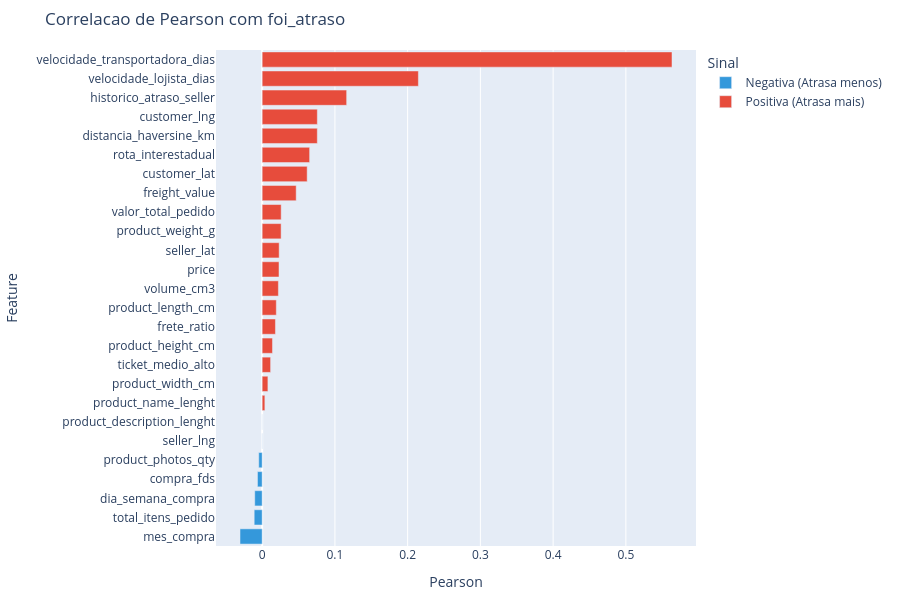

This figure's notebook cell:
### Code cell
df_pearson_plot = pd.DataFrame({'Feature': corr_target.index, 'Pearson': corr_target.values})
df_pearson_plot['Sinal'] = np.where(df_pearson_plot['Pearson'] > 0, 'Positiva (Atrasa mais)', 'Negativa (Atrasa menos)')

fig_corr = px.bar(
    df_pearson_plot,
    x='Pearson',
    y='Feature',
    orientation='h',
    title='Correlacao de Pearson com foi_atraso',
    color='Sinal',
    color_discrete_map={'Positiva (Atrasa mais)': '#e74c3c', 'Negativa (Atrasa menos)': '#3498db'}
)
fig_corr.update_layout(
    height=600, 
    yaxis={'categoryorder': 'total ascending'},
    margin=dict(l=200, r=20, t=50, b=50)
)
fig_corr.show()

### Figure 1 — Plotly figure (JSON) as saved in the notebook; plotly's stock layout.template omitted (floating-point values rounded to 4 significant figures)
{"data": [{"hovertemplate": "Sinal=Negativa (Atrasa menos)<br>Pearson=%{x}<br>Feature=%{y}<extra></extra>", "legendgroup": "Negativa (Atrasa menos)", "marker": {"color": "#3498db", "pattern": {"shape": ""}}, "name": "Negativa (Atrasa menos)", "orientation": "h", "showlegend": true, "textposition": "auto", "type": "bar", "x": [-0.03047, -0.01096, -0.01023, -0.006437, -0.00471, -0.0001244, -3.276e-05], "xaxis": "x", "y": ["mes_compra", "total_itens_pedido", "dia_semana_compra", "compra_fds", "product_photos_qty", "seller_lng", "product_description_lenght"], "yaxis": "y"}, {"hovertemplate": "Sinal=Positiva (Atrasa mais)<br>Pearson=%{x}<br>Feature=%{y}<extra></extra>", "legendgroup": "Positiva (Atrasa mais)", "marker": {"color": "#e74c3c", "pattern": {"shape": ""}}, "name": "Positiva (Atrasa mais)", "orientation": "h", "showlegend": true, "textposition": "auto", "type": "bar", "x": [0.003719, 0.007885, 0.01159, 0.01417, 0.01826, 0.01944, 0.0223, 0.02312, 0.02337, 0.02606, 0.02614, 0.04677, 0.06186, 0.06526, 0.07581, 0.07584, 0.1161, 0.2148, 0.5634], "xaxis": "x", "y": ["product_name_lenght", "product_width_cm", "ticket_medio_alto", "product_height_cm", "frete_ratio", "product_length_cm", "volume_cm3", "price", "seller_lat", "product_weight_g", "valor_total_pedido", "freight_value", "customer_lat", "rota_interestadual", "distancia_haversine_km", "customer_lng", "historico_atraso_seller", "velocidade_lojista_dias", "velocidade_transportadora_dias"], "yaxis": "y"}], "layout": {"barmode": "relative", "height": 600, "legend": {"title": {"text": "Sinal"}, "tracegroupgap": 0}, "margin": {"b": 50, "l": 200, "r": 20, "t": 50}, "title": {"text": "Correlacao de Pearson com foi_atraso"}, "xaxis": {"anchor": "y", "domain": [0, 1], "title": {"text": "Pearson"}}, "yaxis": {"anchor": "x", "categoryorder": "total ascending", "domain": [0, 1], "title": {"text": "Feature"}}}}
